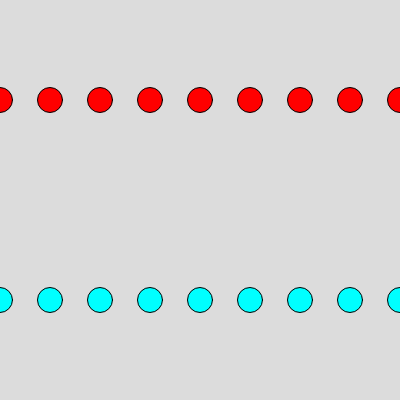
Frame 1 (no input)
Frame 60 (no input): identical to frame 1, image omitted
Frame 120 (the mouse pressed at the canvas centre since frame 60): identical to frame 1, image omitted

The p5.js sketch that drew this single still picture (run headless with seeded random() and noise() and a simulated clock; from frame 60 on, the mouse is pressed at the canvas centre):

// p5.js sketch
// ── sketch.js
function setup() {
  createCanvas(400, 400);
}

function draw() {
  background(220);

  fill(255, 0, 0);

  var x = 0;
  while (x <= width) {
    ellipse(x, 100, 25, 25);
    x += 50;
  }

  fill(0, 255, 255);

  for (var x = 0; x <= width; x += 50) {
    ellipse(x, 300, 25, 25);
  }
}
